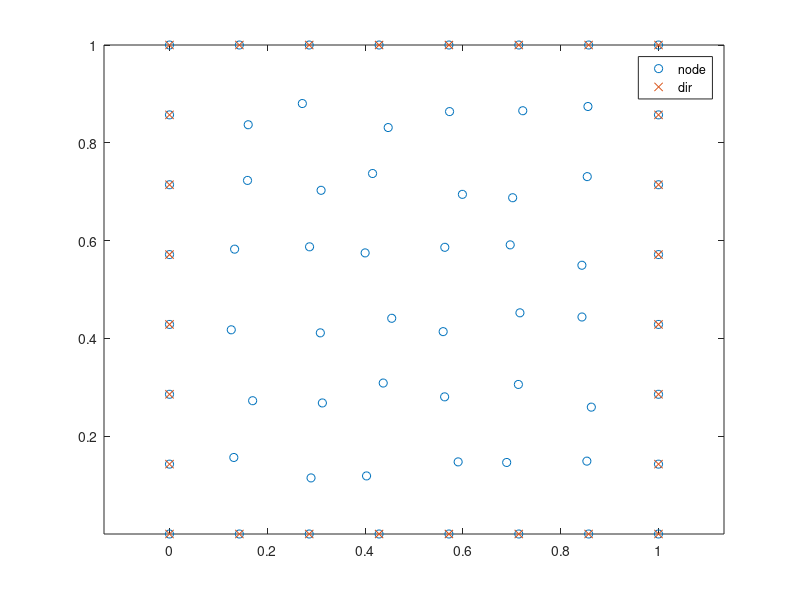

This figure's MATLAB source: (Note: this script raises an error after producing the figure.)

clear;



%% geometry
L = 1.0;

%% source function

% srctype = 0;
srctype = 1;
if srctype == 0
    mm = 1; nn = 1;
    % mm = 2; nn = 3;
    % f=sin(m*pi*x) * sin(m*pi*y)
    fun_fext = @(x,y) (mm^2+nn^2)/2 * sin(mm*pi*x) .* sin(nn*pi*y);
    fun_phi = @(x,y) 1/(2*pi^2) * sin(mm*pi*x) .* sin(nn*pi*y);
    fun_phix = @(x,y) mm/(2*pi) * cos(mm*pi*x) .* sin(nn*pi*y);
    fun_phiy = @(x,y) nn/(2*pi) * sin(mm*pi*x) .* cos(nn*pi*y);
elseif srctype == 1
    fun_fext = @(x,y) zeros(size(x));
    fun_phi = @(x,y) 0.1 + 0.2*x + 0.3*y;
    fun_phix = @(x,y) 0.2 * ones(size(x));
    fun_phiy = @(x,y) 0.3 * ones(size(y));
else
    error('Unknown problem');
end


%


%% fdpm setup

nlen = 8;
% nlen = 16;
% nlen = 26;
% nlen = 36;
% nlen = 46;
nlen1 = nlen - 1;
h0 = L / nlen1;


% influence radius, if use p(2), must > 2
% dilation = 1.1;
% dilation = 1.5;
dilation = 1.6;
% dilation = 2.1;
% dilation = 3.1;
re = h0 * dilation;

% finite-increment-gradient stabilization
fig_stab_alpha = 0.0;
% fig_stab_alpha = 0.05;
% fig_stab_alpha = 0.5;
% fig_stab_alpha = 0.8;
% fig_stab_alpha = 1.0;

%% generate points and boundary conditions

% generation routine should setup the following data
numNodes = 0;
% particle states
nodeX = [];
nodeY = [];
nodeVol = [];
% BC Dirichlet
dirBCDofs = [];
dirBCVals = [];

disp('Begin generate particles & BC');
if 1
    for j = 1:nlen
    for i = 1:nlen
        xx = (i-1) * h0;
        yy = (j-1) * h0;
        
        if 1 % perturb internal points, not boundary points
            if i~=1 && i~=nlen && j~=1 && j~=nlen
                rr = 0.4;
                xx = xx + (rand(1)-0.5)*h0*rr;
                yy = yy + (rand(1)-0.5)*h0*rr;
            end
        end
        
        nn = numNodes + 1;
        numNodes = nn;
        nodeX(nn,1) = xx;
        nodeY(nn,1) = yy;
        
        vv = h0^2;
        if i==1 || i==nlen
            vv = vv / 2;
        end
        if j==1 || j==nlen
            vv = vv / 2;
        end
        nodeVol(nn,1) = vv;
        
        % BC
        if i==1 || i==nlen || j==1 || j==nlen
            dirBCDofs(end+1,1) = nn;
            dirBCVals(end+1,1) = fun_phi(xx,yy);
        end
    end
    end
end
disp('End generate particles & BC');

nodePos = [nodeX,nodeY];

% 
numDofs = numNodes * 1;

disp('Begin create boundary');

disp('End create boundary');
nbndry = 0;

if (1)
    % plot fdpm node mesh
    figure;
    plot(nodeX,nodeY,'o', ...
    nodeX(dirBCDofs),nodeY(dirBCDofs),'x');
    legend('node','dir');
    % axis([0 L 0 L]);
    axis('equal');
    
    pause;
    % return;
end

%
if (1)
    fdpmDriverBuildTri;
    nodeVol = nodeArea;
    pause;
end

%% build connnectivity

disp('Begin build connnectivity'); tic;
fdpmDriverBuildConnRegular;
disp('End build connnectivity'); toc;


%% allocate buffers

fext = zeros(numDofs,1);
fint = zeros(numDofs,1);

%% create initial stiffness matrix
disp('Begin create initial stiffness matrix'); tic;

% assembler
Kassem = SpMatAssem(numDofs);

for i = 1:numNodes
    nneigh = conn(i).numNeigh;
    ineigh = conn(i).neigh2;
    ivol = nodeVol(i);
    
    dN = [conn(i).dNX; conn(i).dNY];
    Ke = dN' * dN * ivol;
    
    % finite increment
    Kfic = zeros(nneigh,nneigh);
    if 0
        % eta = 0.5;
        eta = 1.0;
        % eta = 2.0;
        % eta = dilation;
        hfic = eta * h0;
        
        dH = [conn(i).dNXX; conn(i).dNXY; conn(i).dNXY; conn(i).dNYY];
        Kfic = dH' * dH * ivol * 0.25*hfic^2;
    end
    
    SpMatAssemBlockWithDof(Kassem, Ke+Kfic,ineigh,ineigh);
end

% create sparse K
Ktan0 = SpMatCreateAndClear(Kassem);

disp('End create initial stiffness matrix'); toc;

if 0
    disp('Begin create stab matrix'); tic;
    
    kstab = 0.0;
    kstab = 0.1;
    % kstab = 0.2;
    % kstab = 0.5;
    % kstab = 1.0;
    % kstab = 2.0;
    if 1
        kstab = kstab / h0^2;
    end
    
    for i = 1:numNodes
        nneigh = conn(i).numNeigh;
        ineigh = conn(i).neigh2;
        wneigh = conn(i).W;
        
        gi = [conn(i).dNX; conn(i).dNY];
        hi = [conn(i).dNXX; conn(i).dNXY; conn(i).dNXY; conn(i).dNYY];
        hi = reshape(hi, 2,2,nneigh);
        % hi(:) = 0;
        
        rx = nodeX(ineigh) - nodeX(i);
        ry = nodeY(ineigh) - nodeY(i);
        mi = [rx, ry, 0.5*rx.^2, rx.*ry, 0.5*ry.^2];
        
        Li = zeros(nneigh);
        if 0
            for jj = 1:nneigh
                j = ineigh(jj);
                rij = [nodeX(j)-nodeX(i); nodeY(j)-nodeY(i)];
                
                for kk = 1:nneigh
                    k = ineigh(kk);
                    Li(jj,kk) = rij'*gi(:,kk) + 0.5*rij'*hi(:,:,kk)*rij;
                    if k == i
                        Li(jj,kk) = Li(jj,kk) + 1;
                    end
                end
            end
        else
            qi = [conn(i).dNX; conn(i).dNY; conn(i).dNXX; conn(i).dNXY; conn(i).dNYY];
            if 1 % use 2nd-order
                Li = mi * qi;
            else % use 1st-order
                Li = mi(:,1:2) * qi(1:2,:);
            end
            Li(:,nneigh) = Li(:,nneigh) + 1;
        end
        
        % part 1
        Ks1 = wneigh * Li - wneigh;
        Ks1 = kstab * Ks1;
        SpMatAssemBlockWithDof(Kassem, Ks1, i,ineigh);
        
        % part 2
        Ks2 = bsxfun(@times, Li, wneigh');
        Ks2 = -kstab * Ks2;
        SpMatAssemBlockWithDof(Kassem, Ks2, ineigh,ineigh);
        
        % part 3
        Ks3 = diag(wneigh);
        Ks3 = kstab * Ks3;
        SpMatAssemBlockWithDof(Kassem, Ks3, ineigh,ineigh);
    end
    
    Kstab = SpMatCreateAndClear(Kassem);
    
    Ktan0 = Ktan0 + Kstab;
    
    disp('End create stab matrix'); toc;
end




disp('Begin solve Poisson');

%
fext = fun_fext(nodeX,nodeY);
fext = fext .* nodeVol;

[phi] = fdpmSolve(Ktan0, fext, dirBCDofs,dirBCVals);

disp('End solve Poisson');


if 1
    figure;
    xx = reshape(nodeX, nlen,nlen);
    yy = reshape(nodeY, nlen,nlen);
    ss = reshape(phi, nlen,nlen);
    surf(xx,yy,ss, 'FaceColor','interp');
    % zlim([-0.06 0.06]);
    title('solution');
    
    figure;
    zz = fun_phi(xx,yy);
    surf(xx,yy, zz, 'FaceColor','interp');
    % zlim([-0.06 0.06])
    title('analytical');
end

if 0
    % check stiffness K matrix eigen structure
    
    figure;
    
    % we copy the K matrix and set Dirichlet BC for boundaries
    Ktan = Ktan0;
    % Ktan(dirBCDofs,dirBCDofs) = 0;
    Ktan(sub2ind([numDofs,numDofs],dirBCDofs,dirBCDofs)) = 1.0e10;
    
    neig = 20;
    % [v,d] = eigs(Ktan, neig);
    [v,d] = eigs(Ktan, neig, 'sm'); % from min eigenvalue
    for ieig = 1:neig
        vv = v(:,ieig);
        surf(xx,yy, reshape(vv,nlen,nlen));
        title(['eig(',int2str(ieig),')=',num2str(d(ieig,ieig))]);
        pause;
    end
end

if 0
    % evaluate energy
    
    % analytical given by variation of 
    % (1/2)*integ(grad_phi.grad_phi dV) - integ(f.phi dV) - integ(grad_phi.n phi dA)
    % note the value of phi vanishes on the boundary so the last boundary integral vanishes
    %
    Eana = integral2(@(x,y) 0.5*(fun_phix(x,y).^2+fun_phiy(x,y).^2) - fun_fext(x,y).*fun_phi(x,y), 0,L,0,L)
    
    Esol = 0;
    for i = 1:numNodes
        nneigh = conn(i).numNeigh;
        ineigh = conn(i).neigh2;
        % wneigh = conn(i).W;
        ivol = nodeVol(i);
        
        dN = [conn(i).dNX; conn(i).dNY];
        gphi = dN * phi(ineigh);
        
        Ei = 0.5*dot(gphi,gphi)*ivol - fext(i)*phi(i);
        Esol = Esol + Ei;
        
        % gphi = 
        % Ei = 
    end
    
    Esol
    
    % Estab = 0.5 * phi' * Kstab * phi
end

if 1
    %
    vsum = zeros(numNodes,2);
    for i = 1:numNodes
        ineigh = conn(i).neigh2;
        ivol = nodeVol(i);
        
        vsum(ineigh,1) = vsum(ineigh,1) + ivol.*conn(i).dNX(:);
        vsum(ineigh,2) = vsum(ineigh,2) + ivol.*conn(i).dNY(:);
    end
    
    figure; 
    quiver(nodeX(:),nodeY(:),vsum(:,1),vsum(:,2));
    axis equal;
end

if 1
    gaussnum = 9;
    [gaussn,gaussp,gaussw] = gauss2dRectTensorPoint(gaussnum, gaussnum);
    gaussx = gaussp(:,1);
    gaussy = gaussp(:,2);
    
    nrect = nlen1;
    % nrect = 4;

    if 0
        figure;
        plot(nodeX,nodeY,'.');
        axis equal;
        
        hold on;
        for j = 1:nrect
        for i = 1:nrect
            xlo = L/nrect * (i-1);
            ylo = L/nrect * (j-1);
            xhi = xlo + L/nrect;
            yhi = ylo + L/nrect;
            
            gpx = (gaussx+1)/2 .*(xhi-xlo) + xlo;
            gpy = (gaussy+1)/2 .*(yhi-ylo) + ylo;
            
            rectangle('Position',[xlo,ylo,xhi-xlo,yhi-ylo]);
            plot(gpx, gpy, 'xr');
        end
        end
        hold off;
    end
    
    
    fext2 = zeros(numNodes,1);
    
    vsum2 = zeros(numNodes,2);
    for j = 1:nrect
    for i = 1:nrect
        xa = L/nrect * (i-1);
        ya = L/nrect * (j-1);
        xb = xa + L/nrect;
        yb = ya + L/nrect;
        
        gpx = (gaussx+1)/2 .*(xb-xa) + xa;
        gpy = (gaussy+1)/2 .*(yb-ya) + ya;
        
        for k = 1:gaussn
            xk = gpx(k);
            yk = gpy(k);
            wk = (xb-xa)*(yb-ya) * gaussw(k) / sum(gaussw);
            ok = find(sqrt((xk-nodeX).^2+(yk-nodeY).^2) < re);
            
            [N,Nx,Ny] = mlsRegularShape2D([xk,yk], nodePos(ok,1),nodePos(ok,2), re);
            vsum2(ok,1) = vsum2(ok,1) + wk .* Nx(:);
            vsum2(ok,2) = vsum2(ok,2) + wk .* Ny(:);
            
            dN = [Nx; Ny];
            Ke = dN' * dN .* wk;
            
            SpMatAssemBlockWithDof(Kassem, Ke, ok,ok);
            fext2(ok) = fext2(ok) + fun_fext(xk,yk)*wk .* N(:);
        end
    end
    end
    
    Ktan2 = SpMatCreateAndClear(Kassem);
    [phi2] = fdpmSolve(Ktan2, fext2, dirBCDofs,dirBCVals);
    
    figure; 
    quiver(nodeX(:),nodeY(:),vsum2(:,1),vsum2(:,2));
    axis equal;
    
    figure;
    surf(xx,yy,reshape(phi2,nlen,nlen), 'FaceColor','interp');
    title('full');
end

if 1
    vrhs = zeros(numNodes,1);
    for i = 1:numNodes
        nneigh = conn(i).numNeigh;
        ineigh = conn(i).neigh2;
        
        dN = [conn(i).dNX; conn(i).dNY];
        Ke = dN' * dN;
        
        SpMatAssemBlockWithDof(Kassem, Ke,ineigh,ineigh);
        
        for k = 1:nneigh
            j = ineigh(k);
            vrhs(i) = vrhs(i) + dot(vsum2(j,:), dN(:,k));
        end
    end
    vmat = SpMatCreateAndClear(Kassem);
    
end



return






